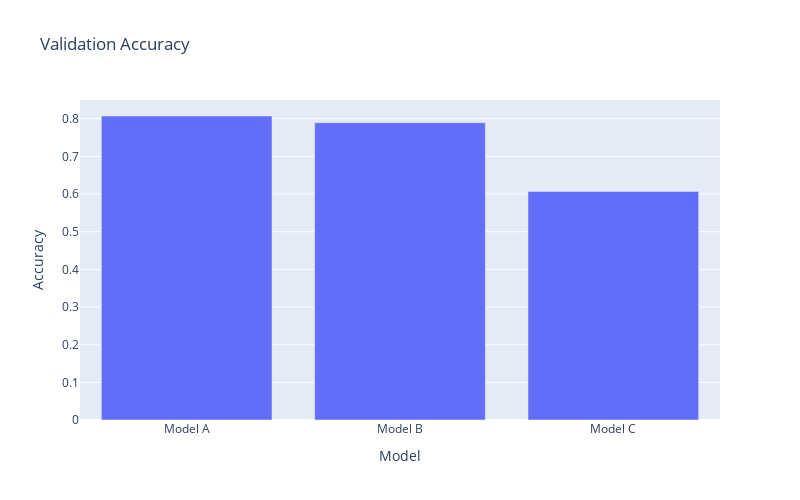

Notebook code for this chart:
### Markdown cell above
Model C is not a valid option!

### Code cell
# Ploting validation accuracy of models A, B, and C
px.bar(x=['Model A','Model B','Model C'], y=[ts_accA, ts_accB, ts_accC],
       labels={'x': 'Model', 'y': 'Accuracy'},
       width=800, height=500, title='Validation Accuracy')

### Figure 1 — Plotly figure (JSON) as saved in the notebook; plotly's stock layout.template omitted (floating-point values rounded to 4 significant figures)
{"data": [{"alignmentgroup": "True", "hovertemplate": "Model=%{x}<br>Accuracy=%{y}<extra></extra>", "legendgroup": "", "marker": {"color": "#636efa", "pattern": {"shape": ""}}, "name": "", "offsetgroup": "", "orientation": "v", "showlegend": false, "textposition": "auto", "type": "bar", "x": ["Model A", "Model B", "Model C"], "xaxis": "x", "y": [0.8072, 0.7894, 0.6069], "yaxis": "y"}], "layout": {"barmode": "relative", "height": 500, "legend": {"tracegroupgap": 0}, "title": {"text": "Validation Accuracy"}, "width": 800, "xaxis": {"anchor": "y", "domain": [0, 1], "title": {"text": "Model"}}, "yaxis": {"anchor": "x", "domain": [0, 1], "title": {"text": "Accuracy"}}}}
